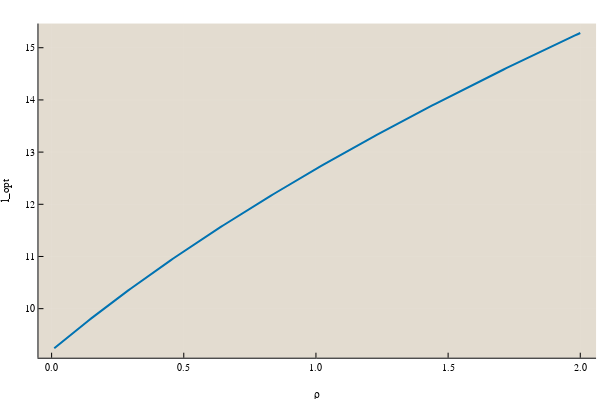

The code cell stored with this chart in its notebook:
### Code cell
plot(
    0.01:0.01:2, 
    x,
    xlabel="ρ",
    ylabel="l_opt",
    linewidth=2,
    left_margin=3mm
)

### Figure 1 — Plotly figure (JSON) as saved in the notebook; plotly's stock layout.template omitted (floating-point values rounded to 4 significant figures; data arrays with more than 128 entries replaced by an {"elided": "..."} marker saying what was removed)
{"data": [{"colorbar": {"title": ""}, "legendgroup": "", "line": {"color": "rgba(1, 115, 178, 1.000)", "dash": "solid", "shape": "linear", "width": 2}, "mode": "lines", "name": "", "showlegend": false, "type": "scatter", "x": {"elided": "200 float values"}, "xaxis": "x1", "y": {"elided": "200 float values"}, "yaxis": "y1", "zmax": null, "zmin": null}], "layout": {"annotations": [], "height": 400, "legend": {"bgcolor": "rgba(227, 220, 208, 1.000)", "bordercolor": "rgba(227, 220, 208, 1.000)", "borderwidth": 1, "font": {"color": "rgba(0, 0, 0, 1.000)", "family": "sans-serif", "size": 11}, "tracegroupgap": 0, "traceorder": "normal", "x": 0.8, "xanchor": "left", "y": 0.8, "yanchor": "top"}, "margin": {"b": 20, "l": 0, "r": 0, "t": 20}, "paper_bgcolor": "rgba(255, 255, 255, 1.000)", "plot_bgcolor": "rgba(227, 220, 208, 1.000)", "showlegend": true, "width": 600, "xaxis": {"anchor": "y1", "domain": [0.06413, 0.9934], "gridcolor": "rgba(255, 255, 255, 0.100)", "gridwidth": 0.5, "linecolor": "rgba(0, 0, 0, 1.000)", "mirror": false, "range": [-0.0497, 2.06], "showgrid": true, "showline": true, "showticklabels": true, "tickangle": 0, "tickcolor": "rgb(0, 0, 0)", "tickfont": {"color": "rgba(0, 0, 0, 1.000)", "family": "Lucida Sans Unicode", "size": 10}, "tickmode": "array", "ticks": "inside", "ticktext": ["0.0", "0.5", "1.0", "1.5", "2.0"], "tickvals": [0, 0.5, 1, 1.5, 2], "title": "ρ", "titlefont": {"color": "rgba(0, 0, 0, 1.000)", "family": "Lucida Sans Unicode", "size": 11}, "type": "-", "visible": true, "zeroline": false, "zerolinecolor": "rgba(0, 0, 0, 1.000)"}, "yaxis": {"anchor": "x1", "domain": [0.06193, 0.9902], "gridcolor": "rgba(255, 255, 255, 0.100)", "gridwidth": 0.5, "linecolor": "rgba(0, 0, 0, 1.000)", "mirror": false, "range": [9.06, 15.46], "showgrid": true, "showline": true, "showticklabels": true, "tickangle": 0, "tickcolor": "rgb(0, 0, 0)", "tickfont": {"color": "rgba(0, 0, 0, 1.000)", "family": "Lucida Sans Unicode", "size": 10}, "tickmode": "array", "ticks": "inside", "ticktext": ["10", "11", "12", "13", "14", "15"], "tickvals": [10, 11, 12, 13, 14, 15], "title": "l_opt", "titlefont": {"color": "rgba(0, 0, 0, 1.000)", "family": "Lucida Sans Unicode", "size": 11}, "type": "-", "visible": true, "zeroline": false, "zerolinecolor": "rgba(0, 0, 0, 1.000)"}}}
